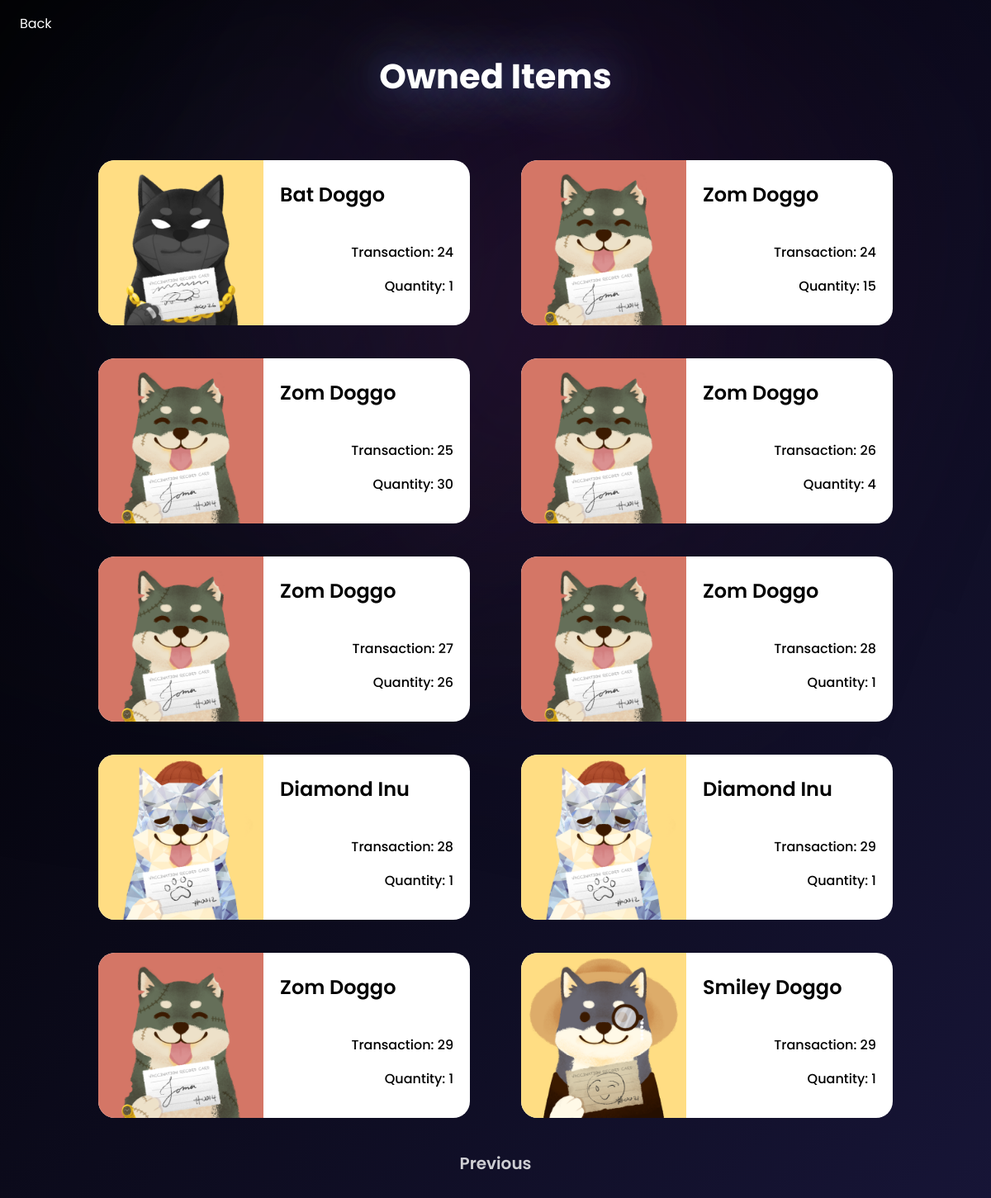
Page /owned/?page=2 (signed in) on the earlier database version.
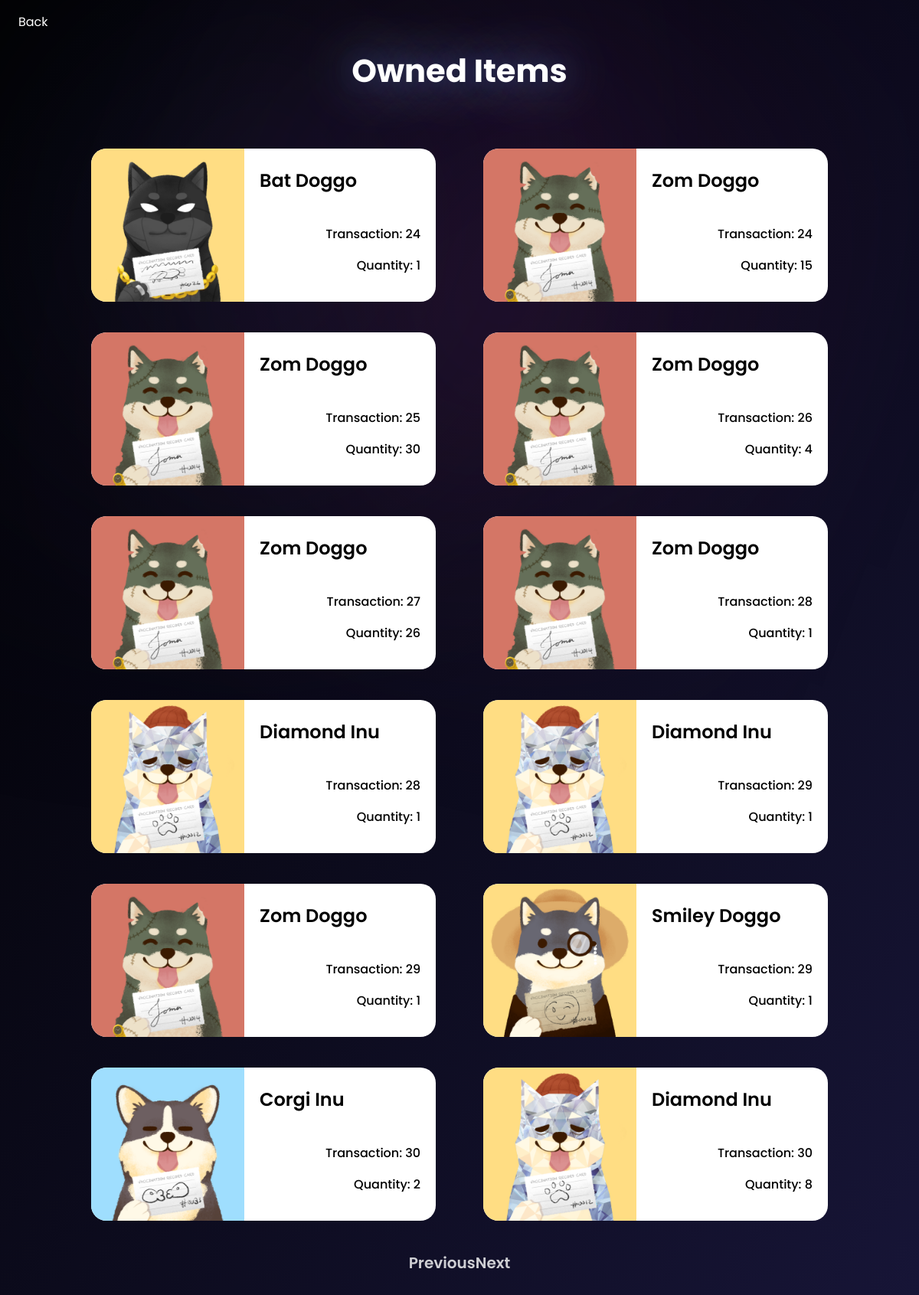
Same page on the later database version.
### app_amonze/models.py (models this page shows, shortened)
class TransactionItem(models.Model):
    item = models.ForeignKey(Item, on_delete=models.SET_NULL, null=True, blank=True)
    transaction = models.ForeignKey(Transaction, on_delete=models.SET_NULL, null=True, blank=True)
    quantity = models.IntegerField(default=0, null=True, blank=True)

class Item (models.Model):
    item_id = models.BigAutoField(primary_key=True)
    item_name = models.CharField(max_length=50)
    item_image = models.ImageField(null=True)
    description = models.TextField(default="No description")
    price = models.DecimalField(max_digits=5, decimal_places=2, default=0.00)

class Transaction (models.Model):
    transaction_id = models.BigAutoField(primary_key=True)
    customer = models.ForeignKey(Customer, on_delete=models.CASCADE, null=True, blank=True)
    date_ordered = models.DateTimeField(auto_now_add=True)
    complete = models.BooleanField(default=False, null=True, blank=True)
    evidence = evidence = models.ImageField(null=True, blank=True)
    def __str__(self):
        return "%s"%(self.pk)

### app_amonze/views.py (the view)
# urls.py: path('owned/', views.owned, name = 'owned'),
@login_required(login_url='login')
def owned(request):
    if request.user.is_authenticated:
        customer = request.user.customer
        transactions = Transaction.objects.filter(
            customer=customer, complete=True)
        items = TransactionItem.objects.filter(transaction__in=transactions)
        p = Paginator(items, 12)
        page_num = request.GET.get('page', 1)
        try:
            page = p.page(page_num)
        except:
            page = p.page(1)
    else:
        items = []
        transactions = {'get_cart_total': 0}
    context = {'items': page, 'transaction': transactions}
    return render(request, 'owned.html', context)

### app_amonze/templates/owned.html (shortened to what this page needs)
<!DOCTYPE html>
<html>
<head>
</head>
<body>
    <div class="header">
        <div class="header_wrapper">
            <a class="back_button" href="{% url 'marketplace' %}">Back</a>
        </div>
    </div>
    <div>
        <h2>Owned Items</h2>
    </div>
    <div class="container">
        <div class="items">
            {% for item in items %}
            <div class="item">
                <img src="/media/{{ item.item.item_image }}">
                <div class="item_detail">
                    <p class="item_name">{{ item.item.item_name }}</p>
                    <p class="item_transaction">Transaction: {{ item.transaction }}</p>
                    <p class="item_quantity">Quantity: {{ item.quantity }}</p>
                </div>
            </div>
            {% endfor %}
        </div>
        <div class="paginator">
            {% if items.has_previous %}
            <a href="{% url 'owned' %}?page={{items.previous_page_number}}" class="pre_page">Previous</a>
            {% endif %}
            {% if items.has_next %}
            <a href="{% url 'owned' %}?page={{items.next_page_number}}" class="next_page">Next</a>
            {% endif %}
        </div>
    </div>
</body>
</html>

### app_amonze/templates/owned.html (style rules this page uses)
body { font-family: 'Poppins', sans-serif; font-weight: 400; background-image: linear-gradient(to top left, rgba(23, 21, 55, 1), rgba(0, 0, 0, 1)); background-repeat: no-repeat; background-attachment: fixed; height: 100%; }
.header { margin-top: 2vh; }
h2 { color: rgba(255, 255, 255, 1); text-align: center; font-size: 2.6em; margin: 20px 0px; text-shadow: 0 0 80px rgb(192 219 255 / 75%), 0 0 32px rgb(65 120 255 / 24%); }
.back_button { font-size: 2vh; text-decoration: none; color: white; margin-left: 2vh; }
.container { margin-top: 50px; }
.items { height: 100%; display: flex; flex-wrap: wrap; justify-content: space-evenly; column-count: 2; width: 90%; margin-left: auto; margin-right: auto; }
.item { display: flex; background-color: rgba(255, 255, 255, 1); margin: 20px 10px; border-radius: 20px; overflow: hidden; width: 450px; }
.item_name { font-size: 24px; margin-left: 20px; font-weight: 600; margin-bottom: 40px; }
.item_detail { width: 100%; height: 100%; }
.item_transaction { text-align: end; font-size: 16px; font-weight: 500; margin-right: 20px; }
.item_quantity { text-align: end; font-size: 16px; font-weight: 500; margin-right: 20px; }
img { height: 200px; }
.item_detail { color: rgba(0, 0, 0, 1); }
.paginator { display: flex; flex-wrap: wrap; justify-content: center; margin-top: 20px; margin-bottom: 50px; }
.paginator a { font-size: 20px; font-weight: 600; color: rgba(255, 255, 255, 0.8); text-decoration: none; }

Differences in the rows shown:
now on this page (row edited): TransactionItem: item.item_image (picture), item.item_name "Corgi Inu", transaction "30", quantity "2"
added TransactionItem: item.item_image (picture), item.item_name "Diamond Inu", transaction "30", quantity "8"
Other differences:
text now shown: "Next"
